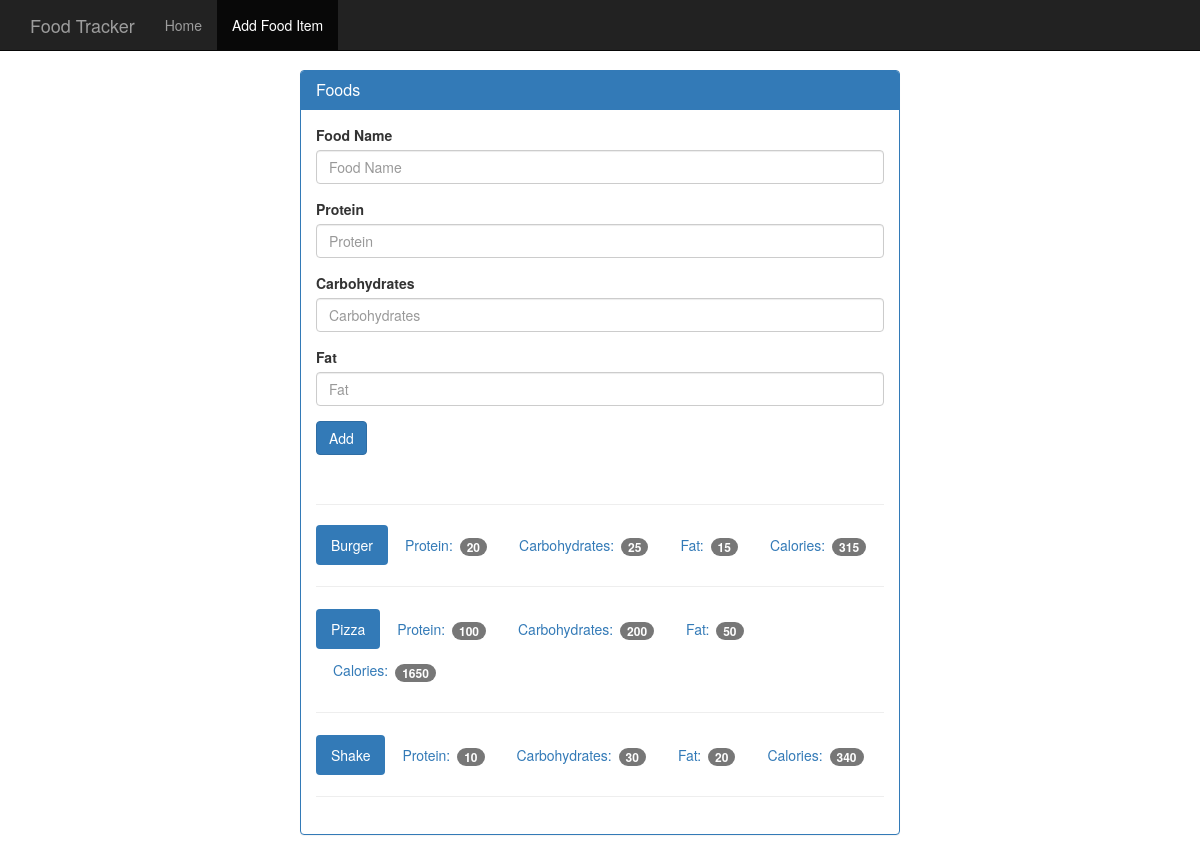
Before: /food with the older database file.
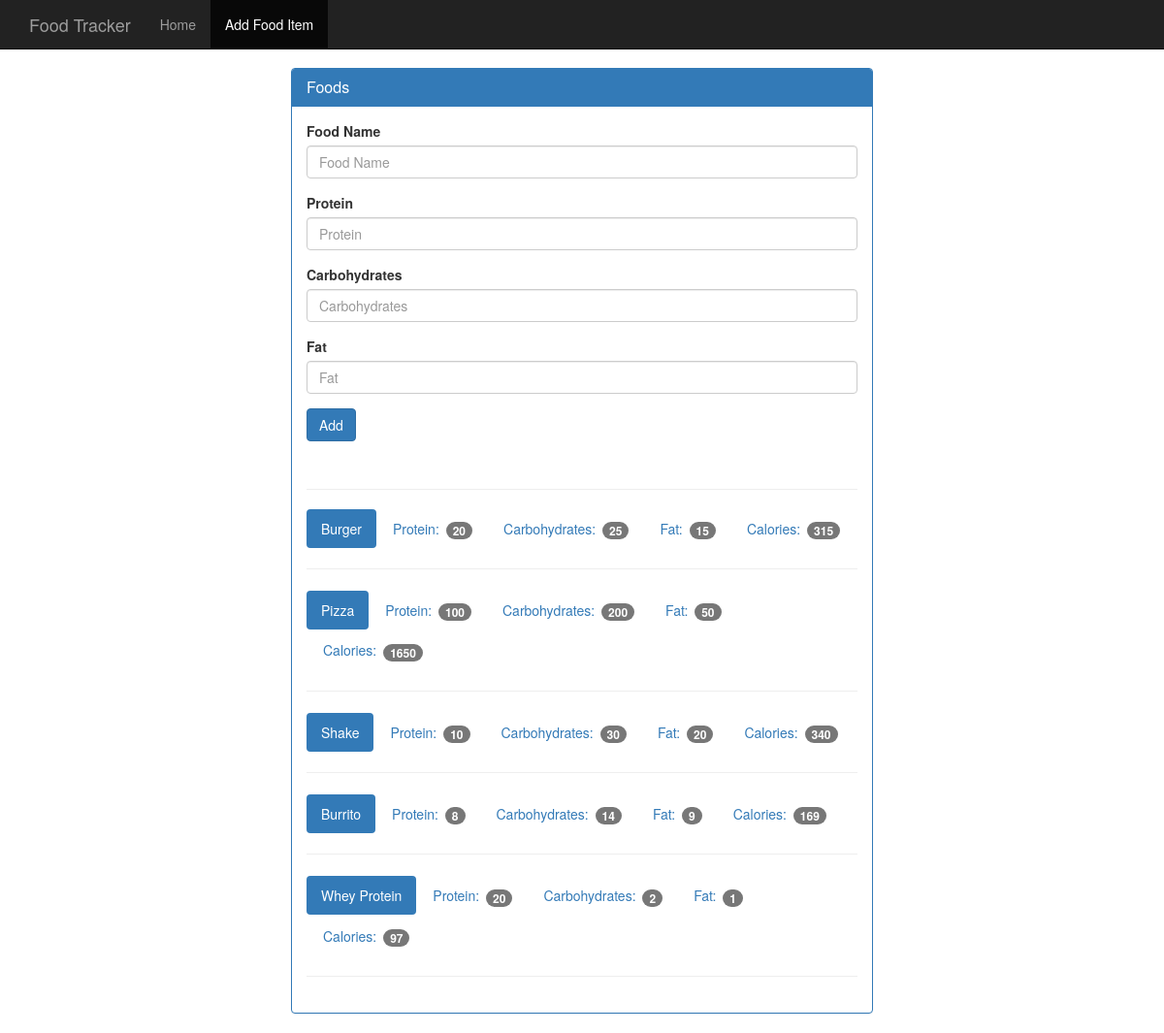
After: the same page with the newer database file.
### tables this page shows
CREATE TABLE food (
    id integer primary key autoincrement,
    name text not null,
    protein integer not null,
    carbohydrates integer not null,
    fat integer not null,
    calories integer not null
);

### app.py (the view, shortened to what this page needs)
@app.route('/food', methods=['GET', 'POST'])
def food():
    db = get_db()
    cur = db.execute('select name, protein, carbohydrates, fat, calories from food;')
    results = cur.fetchall()
    return render_template('add_food.html', results=results)

### app.py (called while the page is built)
def connect_db():
    sql = sqlite3.connect('D:/Learning/The Ultimate Flask Course/Section4_Food_Tracker/food_log.db')
    sql.row_factory = sqlite3.Row
    return sql

def get_db():
    if not hasattr(g, 'sqlite3_db'):
        g.sqlite_db = connect_db()
    return g.sqlite_db

### templates/add_food.html (shortened to what this page needs)
<!DOCTYPE html>
<html lang="en">
  <head>
    <link href="{{ url_for('static', filename='bootstrap.min.css') }}" rel="stylesheet">
    <link href="{{ url_for('static', filename='theme.css') }}" rel="stylesheet">
  </head>
  <body>
    <nav class="navbar navbar-inverse navbar-fixed-top">
      <div class="container">
        <div class="navbar-header">
          <a class="navbar-brand" href="#">Food Tracker</a>
        </div>
        <div id="navbar" class="navbar-collapse collapse">
          <ul class="nav navbar-nav">
            <li><a href="#">Home</a></li>
            <li class="active"><a href="#">Add Food Item</a></li>
          </ul>
        </div>
      </div>
    </nav>
    <div class="container theme-showcase col-sm-6 col-sm-offset-3" role="main">
      <div class="row">
        <div>
          <div class="panel panel-primary">
            <div class="panel-heading">
              <h3 class="panel-title">Foods</h3>
            </div>
            <div class="panel-body">
              <form method="POST" action="{{ url_for('food') }}">
                <div class="form-group">
                  <label for="food-name">Food Name</label>
                  <input type="text" class="form-control" id="food-name" name="food-name" placeholder="Food Name">
                </div>
                <div class="form-group">
                  <label for="protein">Protein</label>
                  <input type="number" class="form-control" id="protein" name="protein" placeholder="Protein">
                </div>
                <div class="form-group">
                  <label for="carbohydrates">Carbohydrates</label>
                  <input type="number" class="form-control" id="carbohydrates" name="carbohydrates" placeholder="Carbohydrates">
                </div>
                <div class="form-group">
                  <label for="fat">Fat</label>
                  <input type="number" class="form-control" id="fat" name="fat" placeholder="Fat">
                </div>
                <button type="submit" class="btn btn-primary">Add</button>
              </form>
              <div class="page-header"></div>
              {% for item in results %}
              <ul class="nav nav-pills" role="tablist">
                <li class="active"><a>{{ item['name'] }}</a></li>
                <li><a>Protein: <span class="badge">{{ item['protein'] }}</span></a></li>
                <li><a>Carbohydrates: <span class="badge">{{ item['carbohydrates'] }}</span></a></li>
                <li><a>Fat: <span class="badge">{{ item['fat'] }}</span></a></li>
                <li><a>Calories: <span class="badge">{{ item['calories'] }}</span></a></li>
              </ul>
              <hr class="food-div">
              {% endfor %}
            </div>
          </div>
        </div>
      </div>
    </div>
  </body>
</html>

### static/theme.css (style rules this page uses)
body { padding-top: 70px; padding-bottom: 30px; }
.food-div { padding-bottom: 1px; padding-top: 1px; }

Changed rows visible on the page:
added food: name "Burrito", protein "8", carbohydrates "14", fat "9", calories "169"
added food: name "Whey Protein", protein "20", carbohydrates "2", fat "1", calories "97"
